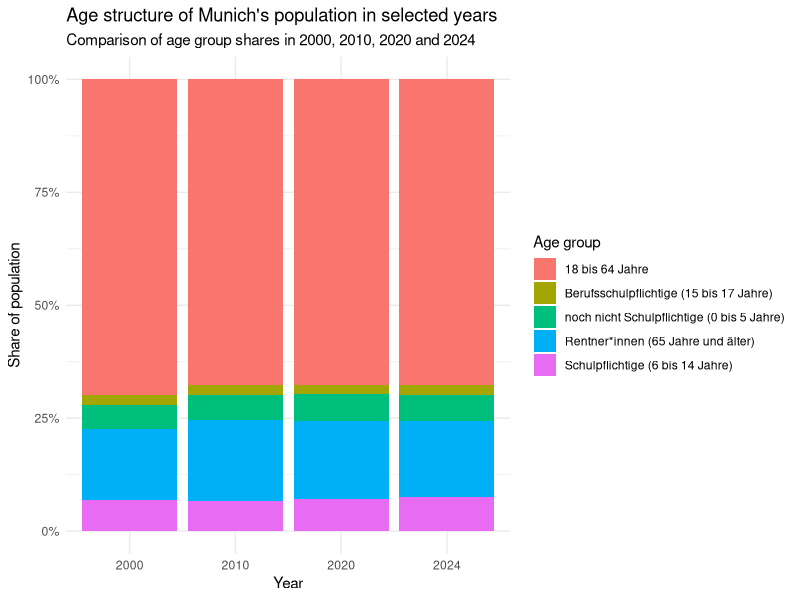
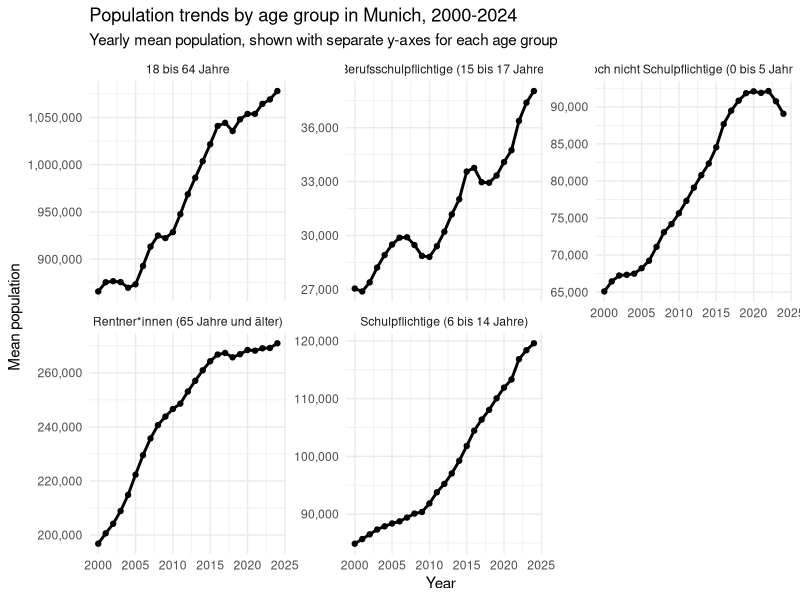

Write R code to recreate these figures, in order.
## ---- chunk 1
library(tidyverse)
library(lubridate)
library(scales)
library(knitr)
## ---- chunk 2
age_data <- read_csv("data/processed/age_data.csv")
age_structure_long <- read_csv("data/processed/age_structure_long.csv")
age_structure_share <- read_csv("data/processed/age_structure_share.csv")
age_change_table <- read_csv("data/processed/age_change_table.csv")

glimpse(age_data)
## ---- chunk 3
glimpse(age_data)
## ---- chunk 4
age_data %>%
  group_by(AUSPRAEGUNG) %>%
  summarise(
    n_rows = n(),
    missing_values = sum(is.na(WERT)),
    min_year = min(year, na.rm = TRUE),
    max_year = max(year, na.rm = TRUE),
    .groups = "drop"
  ) %>%
  arrange(AUSPRAEGUNG) %>%
  kable()
## ---- chunk 5
#| label: fig-age-structure-selected-years
#| fig-cap: "Age structure of Munich's population in selected years (2000, 2010, 2020, 2024)"

age_structure_bar_plot <- ggplot(
  age_structure_share %>%
    filter(year %in% c(2000, 2010, 2020, 2024)),
  aes(
    x = factor(year),
    y = population_share,
    fill = age_group
  )
) +
  geom_col() +
  scale_y_continuous(labels = percent) +
  labs(
    title = "Age structure of Munich's population in selected years",
    subtitle = "Comparison of age group shares in 2000, 2010, 2020 and 2024",
    x = "Year",
    y = "Share of population",
    fill = "Age group"
  ) +
  theme_minimal()

age_structure_bar_plot
## ---- chunk 6
#| label: fig-age-trends-faceted
#| fig-cap: "Population trends by age group in Munich, 2000-2024."

age_trend_facet_plot <- ggplot(
  age_structure_long,
  aes(
    x = year,
    y = population
  )
) +
  geom_line(linewidth = 1) +
  geom_point(size = 1.5) +
  facet_wrap(
    ~ age_group,
    scales = "free_y"
  ) +
  scale_y_continuous(labels = scales::comma) +
  labs(
    title = "Population trends by age group in Munich, 2000-2024",
    subtitle = "Yearly mean population, shown with separate y-axes for each age group",
    x = "Year",
    y = "Mean population"
  ) +
  theme_minimal()

age_trend_facet_plot
## ---- chunk 7
age_change_table %>%
  mutate(
    across(
      c(`2000`, `2024`, absolute_change),
      ~ round(.x, digits = 0)
    ),
    relative_change = round(relative_change, digits = 1)
  ) %>%
  rename(
    `Age group` = age_group,
    `Population 2000` = `2000`,
    `Population 2024` = `2024`,
    `Absolute change` = absolute_change,
    `Relative change (%)` = relative_change
  ) %>%
  kable()
